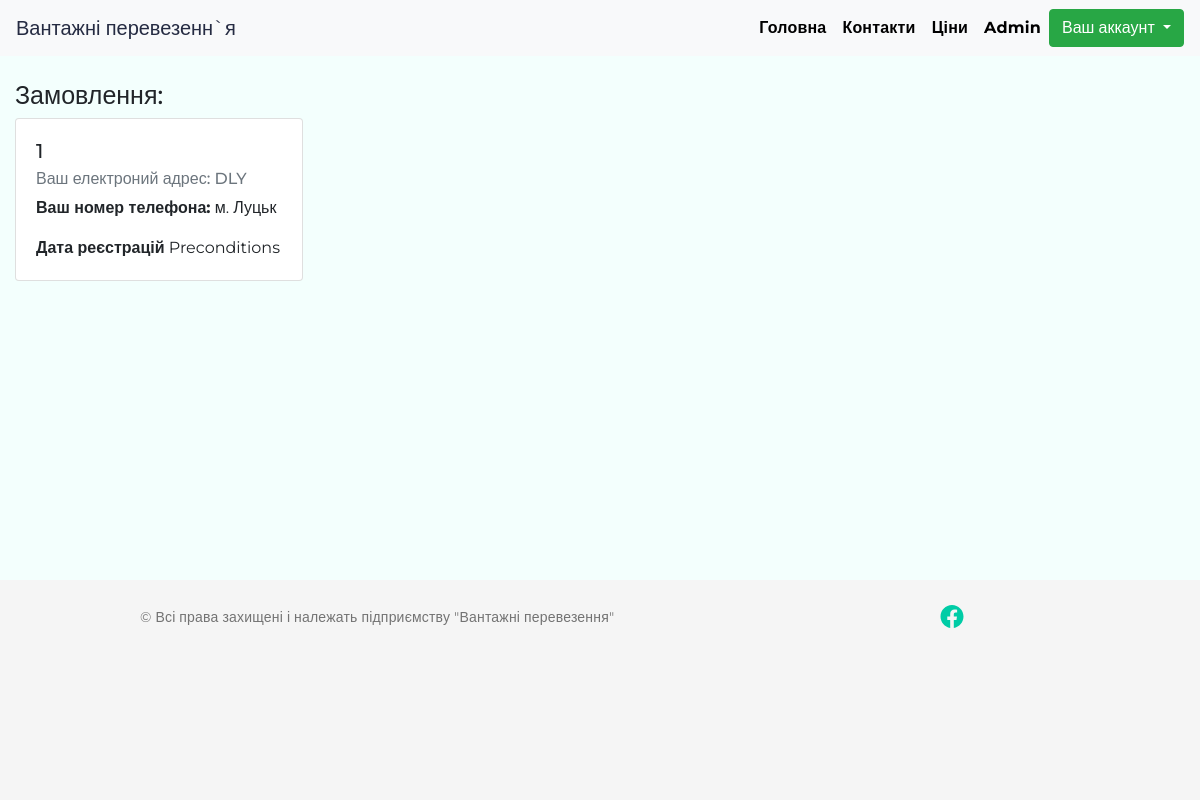
The page /orders (signed in) on the database as committed earlier.
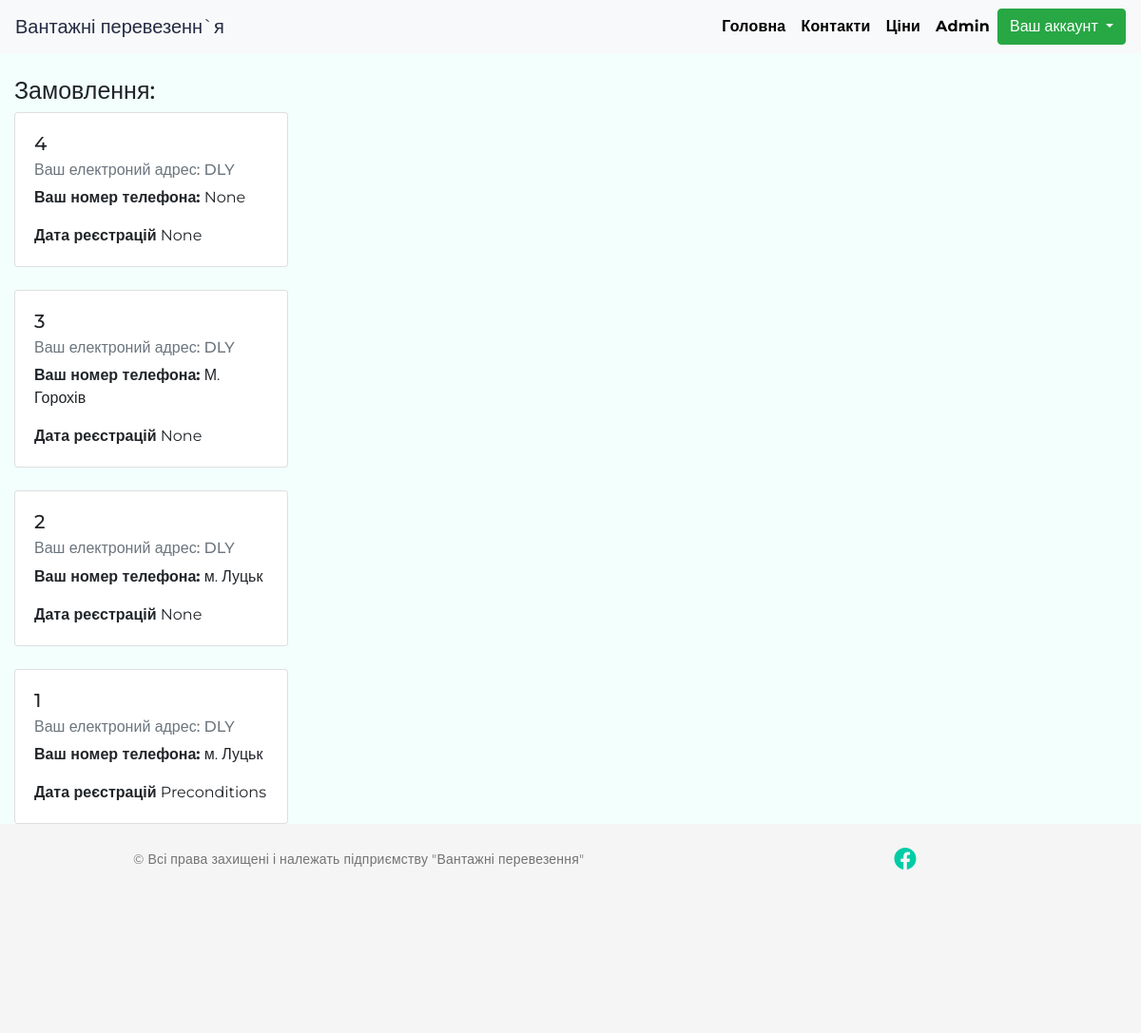
The same page on the database as committed later.
### app.py (models this page shows, shortened)
class Orders(db.Model):
    __tablename__ = "orders"
    id_orders = db.Column(db.Integer, primary_key = True)
    id_user= db.Column(db.Integer,db.ForeignKey('users.id_users'))
    cargo = db.Column(db.String(150))
    weight = db.Column(db.String(60))
    check_orders = db.Column(db.String(50),default = "В обробці")
    ts_orders = db.Column(db.DateTime,default = datetime.utcnow)
    city_sender= db.Column(db.Integer,db.ForeignKey('citys.id'))
    street_sender= db.Column(db.String(255))
    house_number = db.Column(db.Integer)
    date_senders = db.Column(db.String(50))
    date_recipients = db.Column(db.String(50))
    pay_method = db.Column(db.String(60))
    suma = db.Column(db.String(60),default ="__")
    user = db.relationship('Users', backref=db.backref("orders",overlaps ="citys,user",cascade="all, delete-orphan",lazy = "dynamic"),overlaps = "citys,users")
    city = db.relationship('Citys', backref=db.backref("orders", overlaps ="citys,users",cascade="all, delete-orphan",lazy = "dynamic"),overlaps = "citys,users")

class Users(UserMixin,db.Model):
    id_users = db.Column(db.Integer, primary_key = True)
    pib = db.Column(db.String(255))
    email = db.Column(db.String(150), index = True, unique = True)
    phone_number = db.Column(db.String(15))
    password_hash = db.Column(db.String(128))
    ts_registry = db.Column(db.DateTime, default = datetime.utcnow())
    role = db.Column(db.String(50),default = "User")
    citys = db.relationship("Citys",secondary = "orders", overlaps = "users")
    def __repr__(self):
        return  self.pib

class Citys(db.Model):
    __tablename__ = "citys"
    id = db.Column(db.Integer, primary_key = True)
    city = db.Column(db.String(255))
    users  = db.relationship("Users",secondary = "orders",overlaps = "citys")
    def __repr__(self):
        return self.city

### app.py (the view)
@app.route('/orders')
@login_required
def orders():
       id = current_user.id_users
       user = Users.query.first_or_404(id)
       page = request.args.get('page', 0, type=int)
       order = user.orders.order_by(Orders.ts_orders.desc()).paginate(
        page, app.config['POSTS_PER_PAGE'], False)
       next_url = url_for('orders', page=order.next_num) \
        if order.has_next else None
       prev_url = url_for('orders', page=order.prev_num) \
        if order.has_prev else None
       return render_template("orders.html", order=order.items,
                          next_url=next_url, prev_url=prev_url)

### app.py (called while the page is built)
@login.user_loader
def load_user(id_users):
    return Users.query.get(int(id_users))

### templates/orders.html (shortened to what this page needs)
{% extends "base.html" %}
{% import 'bootstrap/wtf.html' as wtf %}
{% block body %}
        <div class="container-fluid">
            <h1 class=" mt-4 ">Замовлення:</h1>
   {% for order in order %}
         <div class="card mb-4" style="width: 18rem;">
  <div class="card-body">
    <h5 class="card-title">{{order.id_orders}}</h5>
    <h6 class="card-subtitle mb-2 text-muted">Ваш електроний адрес:  {{order.user}}</h6>
    <p class="card-text"><strong>Ваш номер телефона:</strong> {{order.city}}</p>
        <p class="card-text"><strong>Дата реєстрацій</strong> {{order.cargo}}</p>
  </div>
</div>
{% endfor %}
{% endblock %}

### templates/base.html (shortened to what this page needs)
<!doctype html>
<html lang="ru">
<head>
  <link rel="stylesheet" href="https://cdn.jsdelivr.net/npm/bootstrap@4.6.1/dist/css/bootstrap.min.css"
    as="style">
  <link rel="stylesheet" href="static/style.css">
</head>
<body>
  <nav class="navbar navbar-expand-lg navbar-light bg-light  ">
    <a class="navbar-brand" href="#">Вантажні перевезенн`я </a>
    <div class="collapse navbar-collapse  " id="navbarNav">
      <ul class="navbar-nav ml-auto">
        <li class="nav-item active">
          <a class="nav-link" href="{{ url_for('index')}}">Головна
          </a>
        </li>
        <li class="nav-item">
          <a class="nav-link" href="{{ url_for('contacts')}}">Контакти</a>
        </li>
        <li class="nav-item">
          <a class="nav-link" href="{{ url_for('price')}}">Ціни</a>
        </li>
        {% if current_user.role == "Admin" %}
        <li class="nav-item">
          <a class="nav-link" href="{{ url_for('admin.index')}}">Admin</a>
        </li>
        {% endif %}
        {% if current_user.is_anonymous %}
        <li class="nav-item">
          <a class="nav-link" href="{{ url_for('login')}}">Вхід</a>
        </li>
        <li class="nav-item">
          <a class="nav-link" href="{{ url_for('register')}}"> Реєстрація</a>
        </li>
        {% else %}
        <div class="dropdown">
  <button class="btn btn-success dropdown-toggle" type="button" data-toggle="dropdown">Ваш аккаунт
  </button>
</div>
        {% endif %}
    </div>
  </nav>
  <div class="wrapper ">
    {% block body %}{% endblock %}
  </div>
<div class="container-fluid">
  <div class="footer">
    <div class="conteiner">
      <div class="row justify-content-center">
        <div class="col-md-8 col-7">
          <p> © Всі права захищені і належать підприємству "Вантажні перевезення"</p>
        </div>
        <div class="col-md-2 col-5"> <a href=""><img src="static/img/facebook.svg" alt=""></a></div>
      </div>
    </div>
  </div>
</div>
</body>
</html>

### static/style.css (style rules this page uses)
* { padding: 0; margin: 0; }
html { position: relative; min-height: 100%; }
body { background-color: #F3FFFD; font-family: 'Montserrat', sans-serif; font-size: 16px; min-height: 100%; height: 100%; margin-bottom: 100px; }
.wrapper { min-height: 100%; }
.navbar { width: 100%; }
.navbar .nav-item a { font-size: 16px; font-weight: bold; line-height: 22px; letter-spacing: 0.2px; text-align: start; color: black !important; }
.navbar-light .navbar-brand { color: #252B42;; }
.footer { position: absolute; bottom: 0; left:0; width: 100%; height: 100px; background-color: #f5f5f5; padding-left: 15px; padding-right: 15px; }
.footer p { padding: 25px 25px; font-size: 14px; font-weight: normal; line-height: 24px; letter-spacing: 0.2px; color: #737373; }
.footer img { padding: 25px 25px; }
@media (max-width:1200px) { body { margin-bottom: 220px; } }
@media (max-width:1200px) { h1 { font-size: 25px; } }
@media (max-width:1200px) { .footer { height: 220px; } }

Rows that differ between the two databases and show on the page:
added Orders: id_orders "4", user "DLY", city "None", cargo "None"
added Orders: id_orders "3", user "DLY", city "М. Горохів", cargo "None"
added Orders: id_orders "2", user "DLY", city "м. Луцьк", cargo "None"
